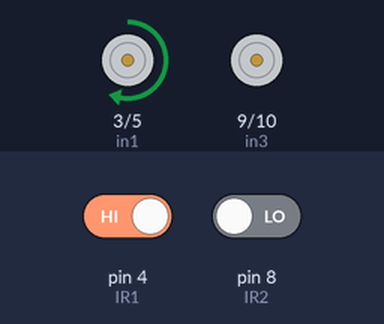
A sketch run on a simulated Arduino Uno, built with avr-gcc and run on an emulated ATmega328P. On the bench: motor-driver pin pairs drawn as motors (green arrow = first pin HIGH = forward, orange = second pin HIGH = backward, longer = more drive). The test bench sets the inputs (shaded band); at power-on: pin 4 (IR1) HIGH, pin 8 (IR2) LOW.

Above: at 1.2 s.
1.3 s: pin 4 (IR1) driven LOW
At 2.3 s:
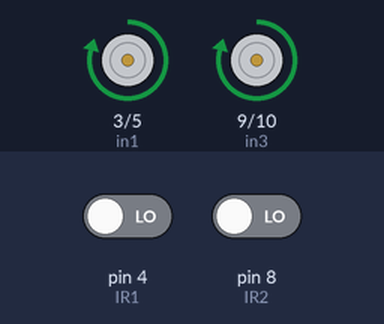
2.8 s: pin 8 (IR2) driven HIGH
At 3.4 s:
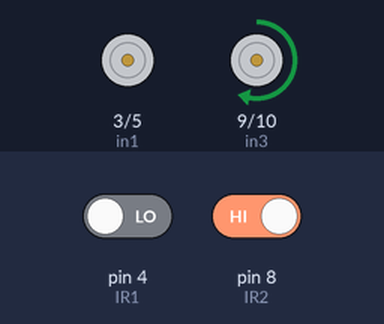
4.3 s: pin 4 (IR1) driven HIGH
At 4.6 s:
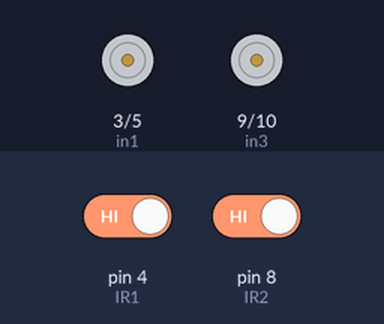
Timing chart, 0 to 7.3 s (numbered marks = the images above; inputs shaded):
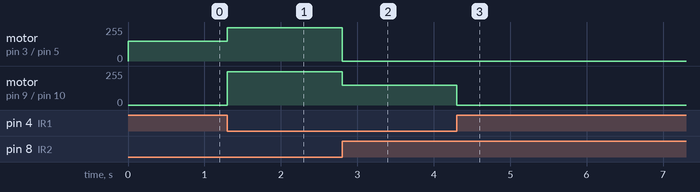

Measured:
- after the input at 1.3 s, motor on pin 3 (in1) / pin 5 (in2): forward 150/255 → forward 250/255 at once; motor on pin 9 (in3) / pin 10 (in4): stopped → forward 250/255 at once
- after the input at 2.8 s, motor on pin 3 (in1) / pin 5 (in2): forward 250/255 → stopped at once; motor on pin 9 (in3) / pin 10 (in4): forward 250/255 → forward 150/255 at once
- after the input at 4.3 s, motor on pin 9 (in3) / pin 10 (in4): forward 150/255 → stopped at once

The sketch:

Basic_LFR.ino
```cpp
// Define pin assignments for infrared sensors and motor control outputs
#define IR1 4      // IR sensor 1 connected to digital pin 4
#define IR2 8      // IR sensor 2 connected to digital pin 8

// Define motor driver control pins
#define in1 3      // Motor driver input 1 (controls one motor direction)
#define in2 5      // Motor driver input 2 (controls one motor direction)
#define in3 9      // Motor driver input 3 (controls other motor direction)
#define in4 10     // Motor driver input 4 (controls other motor direction)

void setup() {
  // Initialize IR sensor pins as inputs
  pinMode(IR1, INPUT);
  pinMode(IR2, INPUT);

  // Initialize motor driver pins as outputs
  pinMode(in1, OUTPUT);
  pinMode(in2, OUTPUT);
  pinMode(in3, OUTPUT);
  pinMode(in4, OUTPUT);
}

void loop() {
  // Read the current state of both IR sensors
  int IR1value = digitalRead(IR1);
  int IR2value = digitalRead(IR2);

  // Determine robot action based on sensor readings:

  // When both sensors return 0 (no obstacle detected), move forward.
  if (IR1value == 0 && IR2value == 0) {
    moveForward();
  }
  // When IR sensor 1 detects an obstacle (1) and sensor 2 does not (0), turn left.
  else if (IR1value == 1 && IR2value == 0) {
    turnLeft();
  }
  // When IR sensor 2 detects an obstacle (1) and sensor 1 does not (0), turn right.
  else if (IR1value == 0 && IR2value == 1) {
    turnRight();
  }
  // When both sensors detect obstacles, stop the robot.
  else {
    Stop();
  }
}

// Function to move the robot forward
void moveForward() {
   // Set motor speeds for forward movement:
   // Motors on both sides move at high speed (PWM value 250)
   analogWrite(in1, 250);
   analogWrite(in2, 0);
   analogWrite(in3, 250);
   analogWrite(in4, 0);
}

// Function to turn the robot left
void turnLeft() {
   // Reduce speed on left motor while right motor is stopped to initiate a left turn
   analogWrite(in1, 150);
   analogWrite(in2, 0);
   analogWrite(in3, 0);
   analogWrite(in4, 0);
}

// Function to turn the robot right
void turnRight() {
   // Reduce speed on right motor while left motor is stopped to initiate a right turn
   analogWrite(in1, 0);
   analogWrite(in2, 0);
   analogWrite(in3, 150);
   analogWrite(in4, 0);
}

// Function to stop the robot
void Stop() {
   // Stop both motors by setting all outputs to 0
   analogWrite(in1, 0);
   analogWrite(in2, 0);
   analogWrite(in3, 0);
   analogWrite(in4, 0);
}
```
